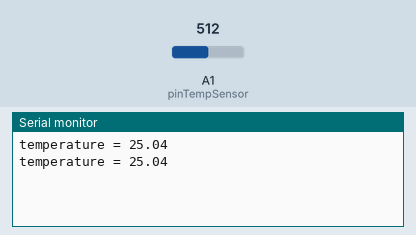
This sketch was run on a simulated Arduino Uno, built with avr-gcc and run on an emulated ATmega328P. Shown: the last lines printed to the serial monitor. Inputs (shaded band) come from the test bench; at power-on: A1 (pinTempSensor) = 512.

Above: at 1.8 s.
1.9 s: A1 (pinTempSensor) set to 716
At 2.8 s:
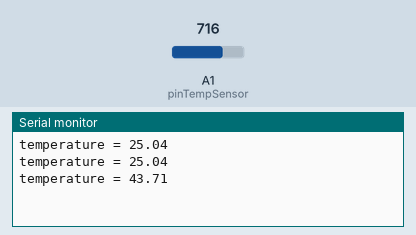
3.4 s: A1 (pinTempSensor) set to 900
At 4.3 s:
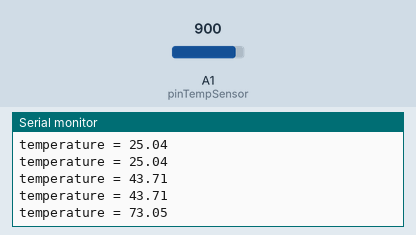
Timing chart, 0 to 6.4 s (numbered marks = the images above; inputs shaded):
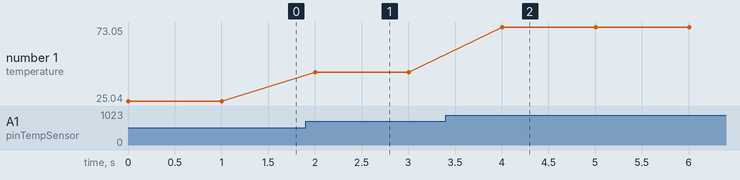

Measured:
- after the input at 1.9 s, the serial monitor: prints a new line after 0.10 s (image 1)
- after the input at 3.4 s, the serial monitor: prints a new line after 0.60 s (image 2)
- plotted number 1: 25.04 → 43.71 after the input at 1.9 s, 43.71 → 73.05 after the input at 3.4 s

The sketch:

temp_sensor.ino
```cpp
#include <math.h>

const int B = 4275;            // B value of the thermistor
const long R0 = 100000;        // 100k
const int pinTempSensor = A1;  // Grove - Temperature Sensor connect to A1

void setup()
{
  Serial.begin(9600);
}

void loop()
{
  int a = analogRead(pinTempSensor);

  float R = 1023.0 / ((float)a) - 1.0;
  R = 100000.0 * R;

  //convert to temperature via datasheet ;
  float temperature = 1.0 / (log(R / 100000.0) / B + 1 / 298.15) - 273.15;

  Serial.print("temperature = ");
  Serial.println(temperature);

  delay(1000);
}
```
